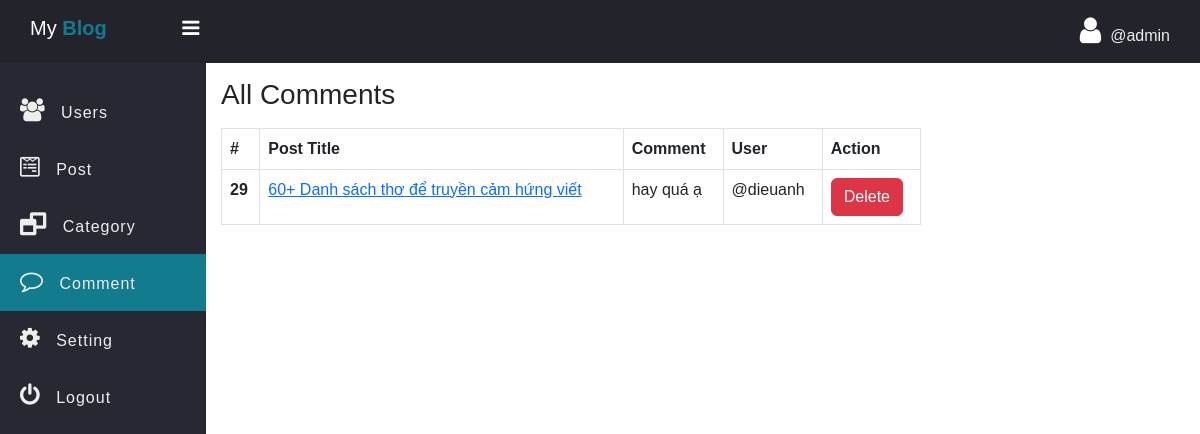
/blog/admin/Comment.php (signed in), run on the app's committed database.
### tables this page shows
CREATE TABLE `comment` (
  `comment_id` int NOT NULL AUTO_INCREMENT,
  `comment` varchar(255) NOT NULL,
  `user_id` int NOT NULL,
  `post_id` int NOT NULL,
  `crated_at` datetime NOT NULL DEFAULT CURRENT_TIMESTAMP,
  PRIMARY KEY (`comment_id`)
);

CREATE TABLE `post` (
  `post_id` int NOT NULL AUTO_INCREMENT,
  `post_title` varchar(5000) NOT NULL,
  `post_text` text NOT NULL,
  `category_id` varchar(255) NOT NULL,
  `publish` int NOT NULL DEFAULT '1',
  `cover_url` varchar(255) NOT NULL DEFAULT 'default.jpg',
  `crated_at` datetime NOT NULL DEFAULT CURRENT_TIMESTAMP,
  PRIMARY KEY (`post_id`)
);

CREATE TABLE `users` (
  `id` int NOT NULL AUTO_INCREMENT,
  `firstname` varchar(255) NOT NULL,
  `username` varchar(255) NOT NULL,
  `password` varchar(255) NOT NULL,
  PRIMARY KEY (`id`),
  UNIQUE KEY `username` (`username`)
);

### blog/admin/model/Comment.php (called while the page is built, shortened)
<?php
function getAllComment($conn){
   $sql = "SELECT * FROM comment";
   $stmt = $conn->prepare($sql);
   $stmt->execute();
   if($stmt->rowCount() >= 1){
   	   $data = $stmt->fetchAll();
   	   return $data;
   }else {
   	 return 0;
   }
}

### blog/admin/model/Post.php (called while the page is built, shortened)
<?php
function getByIdDeep($conn, $id){
   $sql = "SELECT * FROM post WHERE post_id=?";
   $stmt = $conn->prepare($sql);
   $stmt->execute([$id]);
   if($stmt->rowCount() >= 1){
         $data = $stmt->fetch();
         return $data;
   }else {
       return 0;
   }
}
function getUserByID($conn, $id){
   $sql = "SELECT id, firstname, username FROM users WHERE id=?";
   $stmt = $conn->prepare($sql);
   $stmt->execute([$id]);
   if($stmt->rowCount() >= 1){
         $data = $stmt->fetch();
         return $data;
   }else {
       return 0;
   }
}

### blog/admin/Comment.php (the view, shortened to what this page needs)
<?php
if (isset($_SESSION['admin_id']) && isset($_SESSION['username'])) {
 ?>
<!DOCTYPE html>
<html>
<head>
	<link rel="stylesheet" href="https://stackpath.bootstrapcdn.com/font-awesome/4.7.0/css/font-awesome.min.css">
	<link href="https://cdn.jsdelivr.net/npm/bootstrap@5.3.0/dist/css/bootstrap.min.css" rel="stylesheet">
	<link rel="stylesheet" href="../css/side-bar.css">
	<link rel="stylesheet" href="../css/style.css">
</head>
<body>
	<?php
	  include "inc/side-nav.php";
      include_once("model/Comment.php");
      include_once("model/Post.php");
      include_once("../db_conn.php");
      $comments = getAllComment($conn);
	?>
	 <div class="main-table">
	 	<h3 class="mb-3">All Comments</h3>
	 	<?php if ($comments != 0) { ?>
	 	<table class="table t1 table-bordered">
		  <thead>
		    <tr>
		      <th scope="col">#</th>
		      <th scope="col">Post Title</th>
		      <th scope="col">Comment</th>
		      <th scope="col">User</th>
		      <th scope="col">Action</th>
		    </tr>
		  </thead>
		  <tbody>
		  	<?php foreach ($comments as $comment) {
		  	?>
		    <tr>
		      <th scope="row"><?=$comment['comment_id'] ?></th>
		      <td>
		      	<a href="single_post.php?post_id=<?=$comment['post_id']?>">
		      	<?php
		      	$p = getByIdDeep($conn, $comment['post_id']);
		      	echo $p['post_title']; ?></a>
		      </td>
		      <td>
		      	<?=$comment['comment']?>
		      </td>
		      <td>
		      	<?php
		      	$u = getUserByID($conn, $comment['user_id']);
		      	echo '@'.$u['username']; ?>
		      </td>
		      <td>
		      	<a href="comment-delete.php?comment_id=<?=$comment['comment_id'] ?>" class="btn btn-danger">Delete</a>
		      </td>
		    </tr>
		    <?php } ?>
		  </tbody>
		</table>
	<?php }else{ ?>
		<div class="alert alert-warning">
			Empty!
		</div>
	<?php } ?>
	 </div>
	</section>
	</div>
</body>
</html>
<?php }else {
	header("Location: ../admin-login.php");
	exit;
} ?>

### blog/css/side-bar.css (style rules this page uses)
* { padding: 0; margin: 0; box-sizing: border-box; font-family: arial, sans-serif; }

### blog/css/style.css (style rules this page uses)
.main-table { width: 90%; max-width: 700px; }

### data on the page
comment: comment_id "29", post.post_title "60+ Danh sách thơ để truyền cảm hứng viết", comment "hay quá ạ", user.username "dieuanh"

### other printed values
$_SESSION['username'] "admin"
